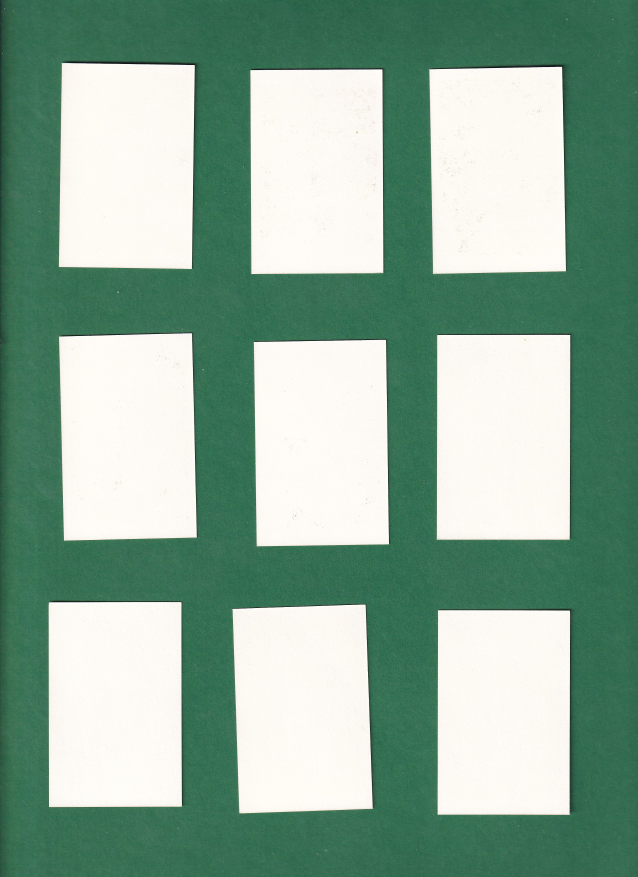
#> input picture samples/backs_01.jpg, 2552 x 3508 px (shown at 1/4 size)
$ python -i images.py   (imports and definitions only)   (older library calls are emulated)
#> lines starting #> are read from the running program, lines starting #| are printed output that depends on the picture; after the words box and inside, x2 and y2 are one past the last pixel; in counts of white or black regions, pixels touching at a corner belong together
#> further down, picture is the input picture: shape (3508, 2552, 3); mean B, G, R 152.9, 170.8, 140.3
"""Split a multi-card scan into individual, deskewed card images.

The approach does not assume a fixed grid:
1. Estimate the background colour from the scan's outer border.
2. Mark every pixel that differs enough from it as "card".
3. Take each large blob, fit a rotated rectangle to it, and warp that
   rectangle (plus a small margin so all four corners are visible) upright.
4. Order the cards in reading order (row by row, left to right).
"""

from __future__ import annotations

from dataclasses import dataclass, field
from pathlib import Path

import cv2
import numpy as np


@dataclass
class Card:
    """One card found in a scan."""

    index: int  # 1-based reading-order position in the scan
    center: tuple[float, float]  # (x, y) in scan pixels
    size: tuple[float, float]  # (width, height) of the card itself, in pixels
    angle: float  # degrees the card was rotated on the scanner glass
    corners: np.ndarray = field(repr=False)  # 4x2 float32, TL, TR, BR, BL
    image: np.ndarray = field(repr=False)  # cropped, upright BGR image
    source: str = "found"  # "found", or recovered: "partner" (from the other side's scan) / "grid" (empty grid slot)


class DetectionError(RuntimeError):
    pass


COLOURED_BACKDROP = 10  # backdrop chroma (Lab a/b distance from grey) above which we judge by its colour


def _background_mask(img: np.ndarray) -> np.ndarray:
    """Return a uint8 mask, 255 where the pixel is NOT background.

    With a coloured backdrop (like a green sheet) a pixel is background only if it has the backdrop's
    colour: grey, black and white areas of a card never count, which matters for black-and-white
    photos printed to the card's edge. With a grey/black/white backdrop, it falls back to "how
    different from the backdrop is this pixel", with an automatic threshold.
    """
    lab = cv2.cvtColor(cv2.GaussianBlur(img, (7, 7), 0), cv2.COLOR_BGR2LAB).astype(np.float32)
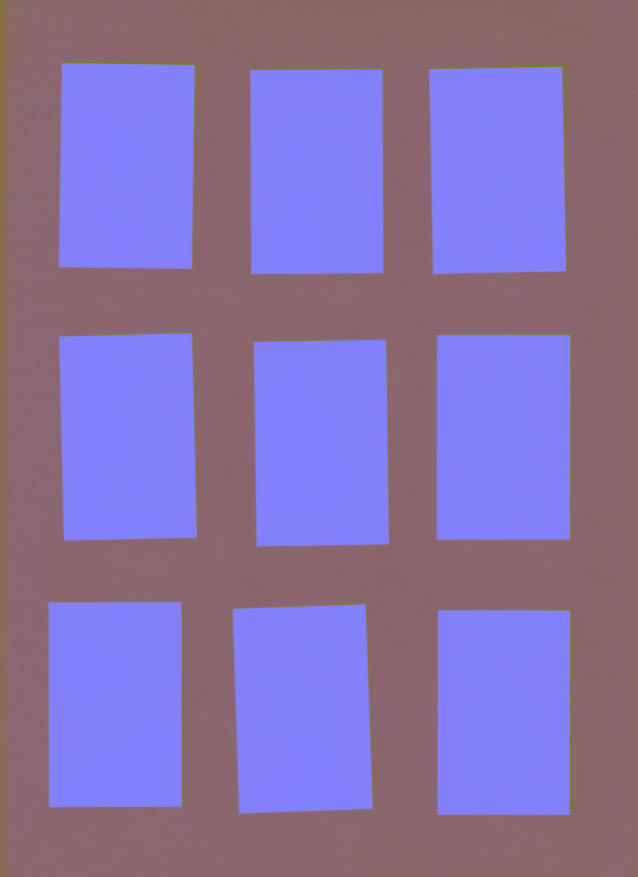
#> lab: shape (3508, 2552, 3) float32 (shown at 1/4 size); mean B, G, R 177.6, 119.5, 129.3
    h, w = lab.shape[:2]
    b = max(5, min(h, w) // 100)
    border = np.concatenate(
        [lab[:b].reshape(-1, 3), lab[-b:].reshape(-1, 3), lab[:, :b].reshape(-1, 3), lab[:, -b:].reshape(-1, 3)]
    )
    bg = np.median(border, axis=0)
#> bg = [102, 103, 137]
    bg_ab = bg[1:] - 128
#> bg_ab = [-25, 9]
    chroma = float(np.linalg.norm(bg_ab))
#> chroma = 26.57
    if chroma >= COLOURED_BACKDROP:
        d_ab = np.linalg.norm(lab[..., 1:] - 128 - bg_ab, axis=2)
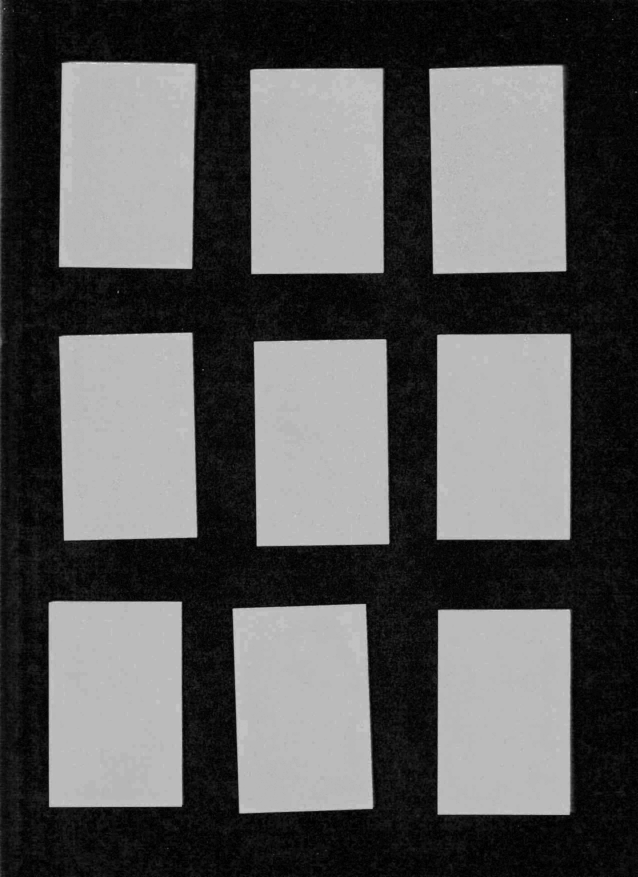
#> d_ab: shape (3508, 2552) float32 (shown at 1/4 size); min 0, max 34.99, mean 12.3; drawn with min black and max white
        d_l = np.abs(lab[..., 0] - bg[0])
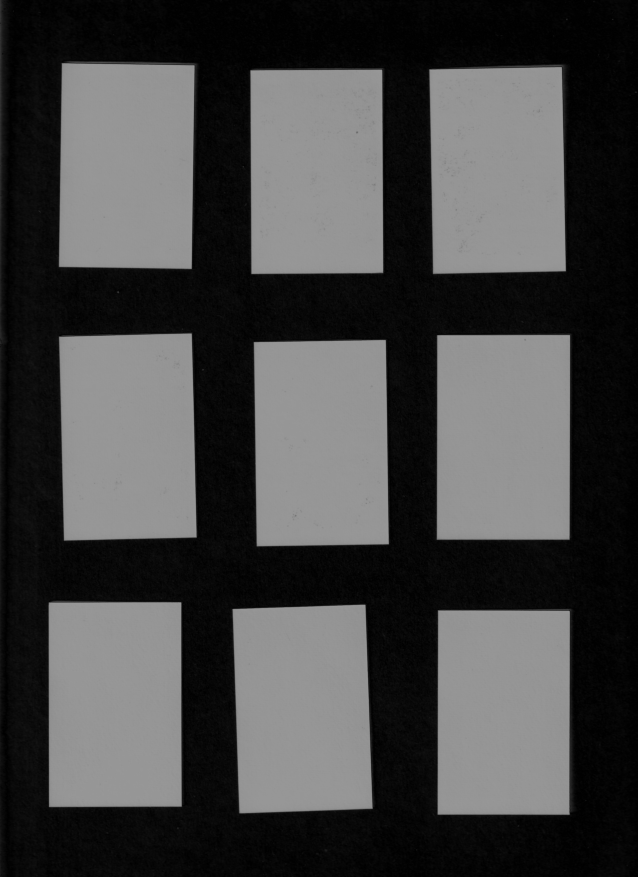
#> d_l: shape (3508, 2552) float32 (shown at 1/4 size); min 0, max 152, mean 68.6
        is_bg = (d_ab < max(8.0, 0.45 * chroma)) & (d_l < 45)
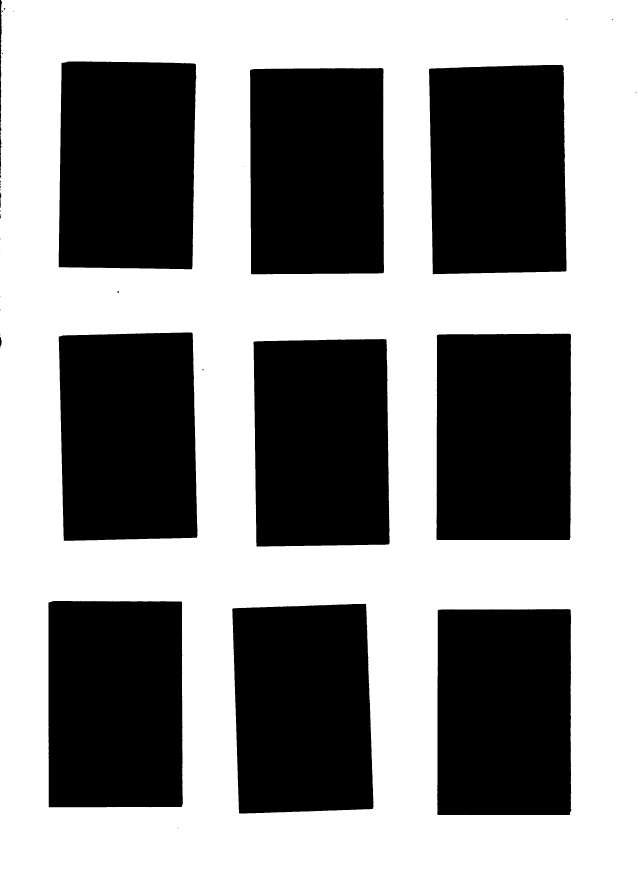
#> is_bg: shape (3508, 2552) bool (shown at 1/4 size); 55.7% white; 41 black regions (23 under 20 px), largest, box (x1, y1, x2, y2) and area: (1716, 259, 2266, 1097) 442321, (235, 246, 786, 1077) 441574, (929, 2415, 1494, 3254) 441425
        mask = np.where(is_bg, 0, 255).astype(np.uint8)
    else:
        dist = np.linalg.norm(lab - bg, axis=2)
        dist8 = np.clip(dist, 0, 255).astype(np.uint8)
        _, mask = cv2.threshold(dist8, 0, 255, cv2.THRESH_BINARY + cv2.THRESH_OTSU)
    k = max(3, min(h, w) // 300) | 1
    kernel = cv2.getStructuringElement(cv2.MORPH_RECT, (k, k))
    mask = cv2.morphologyEx(mask, cv2.MORPH_OPEN, kernel)  # drop specks / dust
#> mask: shape (3508, 2552); 44.2% white; 15 white regions, largest, box (x1, y1, x2, y2) and area: (1716, 260, 2266, 1096) 442102, (235, 246, 785, 1077) 441401, (930, 2416, 1493, 3254) 441285
    mask = cv2.morphologyEx(mask, cv2.MORPH_CLOSE, kernel, iterations=3)  # fill gaps
#> mask: shape (3508, 2552); 44.2% white; 15 white regions
    # Fill holes so dark artwork inside a card can't split it.
    contours, _ = cv2.findContours(mask, cv2.RETR_EXTERNAL, cv2.CHAIN_APPROX_SIMPLE)
#> contours = 15 contours; largest, box (x1, y1, x2, y2) and area: (1716, 260, 2266, 1096) 440856, (235, 246, 785, 1077) 440123, (930, 2416, 1493, 3254) 439940, (1746, 1335, 2284, 2160) 439420, (194, 2404, 731, 3229) 438519
    filled = np.zeros_like(mask)
    cv2.drawContours(filled, contours, -1, 255, thickness=cv2.FILLED)
    return filled


def _order_corners(pts: np.ndarray) -> np.ndarray:
    """Order 4 points as top-left, top-right, bottom-right, bottom-left."""
    pts = pts.astype(np.float32)
    s = pts.sum(axis=1)
    d = np.diff(pts, axis=1).ravel()
    return np.array([pts[np.argmin(s)], pts[np.argmin(d)], pts[np.argmax(s)], pts[np.argmax(d)]], dtype=np.float32)


def _warp(img: np.ndarray, corners: np.ndarray, margin_frac: float) -> np.ndarray:
    tl, tr, br, bl = corners
    w = (np.linalg.norm(tr - tl) + np.linalg.norm(br - bl)) / 2
    h = (np.linalg.norm(bl - tl) + np.linalg.norm(br - tr)) / 2
    m = round(max(w, h) * margin_frac)
    W, H = round(w) + 2 * m, round(h) + 2 * m
    dst = np.array([[m, m], [m + w, m], [m + w, m + h], [m, m + h]], dtype=np.float32)
    M = cv2.getPerspectiveTransform(corners, dst)
    return cv2.warpPerspective(img, M, (W, H), flags=cv2.INTER_CUBIC, borderMode=cv2.BORDER_REPLICATE)


def _reading_order(centers: list[tuple[float, float]], heights: list[float]) -> list[int]:
    """Group cards into rows (by y), then sort each row left to right."""
    order = sorted(range(len(centers)), key=lambda i: centers[i][1])
    rows: list[list[int]] = []
    for i in order:
        if rows and abs(centers[i][1] - np.mean([centers[j][1] for j in rows[-1]])) < 0.5 * heights[i]:
            rows[-1].append(i)
        else:
            rows.append([i])
    return [i for row in rows for i in sorted(row, key=lambda j: centers[j][0])]


def detect_cards(
    img: np.ndarray,
    expected: int | None = 9,
    margin_frac: float = 0.03,
    min_area_frac: float = 0.005,
) -> list[Card]:
    """Find cards in a BGR scan and return them upright in reading order.

    expected: raise DetectionError if a different number is found (None to skip).
    margin_frac: extra border around each card, as a fraction of its long side.
    """
    mask = _background_mask(img)
    contours, _ = cv2.findContours(mask, cv2.RETR_EXTERNAL, cv2.CHAIN_APPROX_SIMPLE)
    min_area = min_area_frac * img.shape[0] * img.shape[1]

    found = []
    for c in contours:
        if cv2.contourArea(c) < min_area:
            continue
        (cx, cy), (rw, rh), ang = cv2.minAreaRect(c)
        # Fill ratio rejects odd shapes (e.g. two touching cards).
        if cv2.contourArea(c) / (rw * rh) < 0.85:
            continue
        corners = _order_corners(cv2.boxPoints(((cx, cy), (rw, rh), ang)))
        tl, tr, br, bl = corners
        width = float(np.linalg.norm(tr - tl))
        height = float(np.linalg.norm(bl - tl))
        tilt = float(np.degrees(np.arctan2(tr[1] - tl[1], tr[0] - tl[0])))
        found.append(((cx, cy), (width, height), tilt, corners))
#> this loop made 15 passes
#> (cx, cy, rw, rh, ang, s in _order_corners, d in _order_corners, tl) on passes 1 to 3: (2016, 2848, 822, 534, -90, [5542, 5008, 4186, 4720], [976, 1510, 688, 154], [1749, 2437]), (1210.5, 2834.4, 538.6, 822.4, -1.99, [4210.3, 3359.8, 3879.3, 4729.9], [2299.1, 1505.8, 948.7, 1742.1], [927, 2432.8]), (461.1, 2815.5, 535.3, 824.7, -0.188, [3423.6, 2596.2, 3129.7, 3957.1], [3033.9, 2211.9, 1674.9, 2496.8], [192.1, 2404.1])
#> after the loop, found = 9 items

    # Ignore blobs much smaller than the typical card (stickers, debris).
    if found:
        med = np.median([w * h for _, (w, h), _, _ in found])
#> med = 441440.8
        found = [f for f in found if f[1][0] * f[1][1] > 0.5 * med]

    if expected is not None and len(found) != expected:
        raise DetectionError(f"Expected {expected} cards but found {len(found)}")

    order = _reading_order([f[0] for f in found], [f[1][1] for f in found])
#> in _reading_order, `order = sorted(range(len(centers)), key=lambda i: centers[i][1])`: order = [8, 7, 6, 5, 4, 3, 2, 1, 0]
#> the loop in _reading_order, `for i in order:` made 9 passes
#> i on passes 1, 2, 3, 4, 6, 7, 8, 9: 8, 7, 6, 5, 3, 2, 1, 0
#> after the loop in _reading_order, `for i in order:`: rows = [[8, 7, 6], [5, 4, 3], [2, 1, 0]]
#> order = [8, 6, 7, 5, 3, 4, 2, 1, 0]
    return [
        Card(
            index=n,
            center=found[i][0],
            size=found[i][1],
            angle=found[i][2],
            corners=found[i][3],
            image=_warp(img, found[i][3], margin_frac),
        )
        for n, i in enumerate(order, start=1)
    ]
#> in _warp, `tl, tr, br, bl = corners`: tl = [246.1, 243.8]; tr = [784.9, 252]; br = [772.4, 1076.6]; bl = [233.6, 1068.4]
#> in _warp, `w = (np.linalg.norm(tr - tl) + np.linalg.norm(br - bl)) / 2`: w = 538.9
#> in _warp, `h = (np.linalg.norm(bl - tl) + np.linalg.norm(br - tr)) / 2`: h = 824.7
#> in _warp, `m = round(max(w, h) * margin_frac)`: m = 25
#> in _warp, `W, H = round(w) + 2 * m, round(h) + 2 * m`: W = 589; H = 875
#> in _warp, `dst = np.array([[m, m], [m + w, m], [m + w, m + h], [m, m + h]], dtype..`: dst = [[25, 25], [563.9, 25], [563.9, 849.7], [25, 849.7]]
#> in _warp, `M = cv2.getPerspectiveTransform(corners, dst)`: M = [[1, 0.0151, -224.8], [-0.0151, 1, -215], [-2.91e-20, -1.92e-19, 1]]
#> in _warp, `return cv2.warpPerspective(img, M, (W, H), flags=cv2.INTER_CUBIC, bord..`:
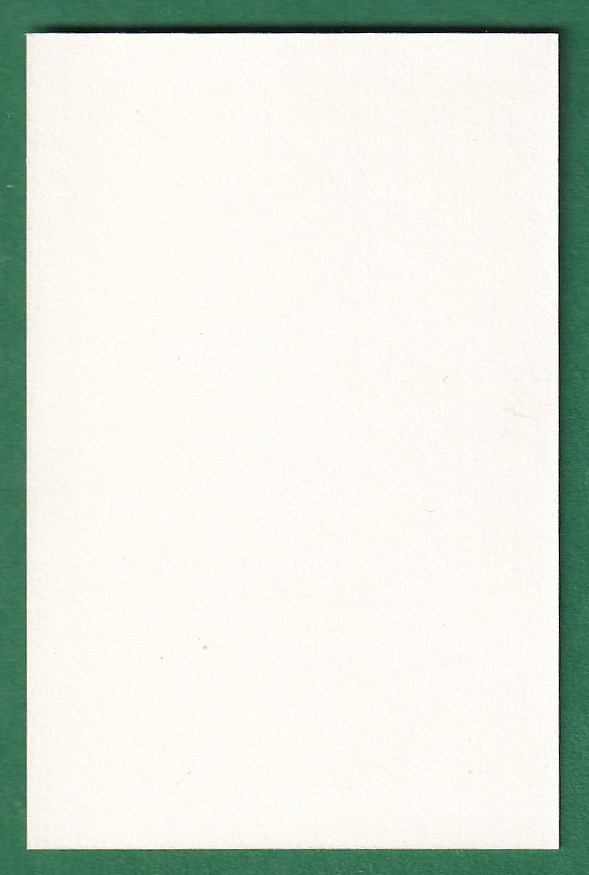
#> returned value: shape (875, 589, 3); mean of channels 0, 1, 2 217.7, 226.8, 221.4; drawn as B, G, R
#> in _warp (call 5), `tl, tr, br, bl = corners`: tl = [1013.8, 1362.7]; tr = [1546.6, 1355.3]; br = [1558, 2178.3]; bl = [1025.2, 2185.7]
#> in _warp (call 5), `w = (np.linalg.norm(tr - tl) + np.linalg.norm(br - bl)) / 2`: w = 532.8
#> in _warp (call 5), `h = (np.linalg.norm(bl - tl) + np.linalg.norm(br - tr)) / 2`: h = 823
#> in _warp (call 5), `W, H = round(w) + 2 * m, round(h) + 2 * m`: W = 583; H = 873
#> in _warp (call 5), `dst = np.array([[m, m], [m + w, m], [m + w, m + h], [m, m + h]], dtype..`: dst = [[25, 25], [557.8, 25], [557.8, 848], [25, 848]]
#> in _warp (call 5), `M = cv2.getPerspectiveTransform(corners, dst)`: M = [[1, -0.0138, -969.8], [0.0138, 1, -1351.6], [5.13e-19, -3.96e-19, 1]]
#> in _warp (call 5), `return cv2.warpPerspective(img, M, (W, H), flags=cv2.INTER_CUBIC, bord..`:
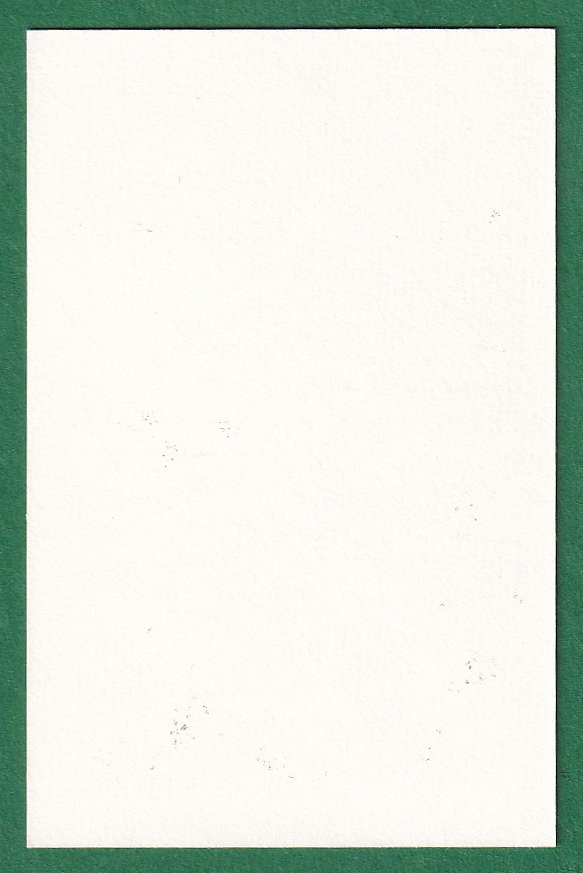
#> returned value: shape (873, 583, 3); mean of channels 0, 1, 2 220.8, 229.2, 223.3; drawn as B, G, R


# [325 lines left out: functions pair_backs, load, save, write_batch, rotate_file, _edge_map and 12 more, not called in this run]

>>> import cv2
>>> picture = cv2.imread('../../samples/backs_01.jpg')
>>> result = detect_cards(picture)
#> result = 9 items
